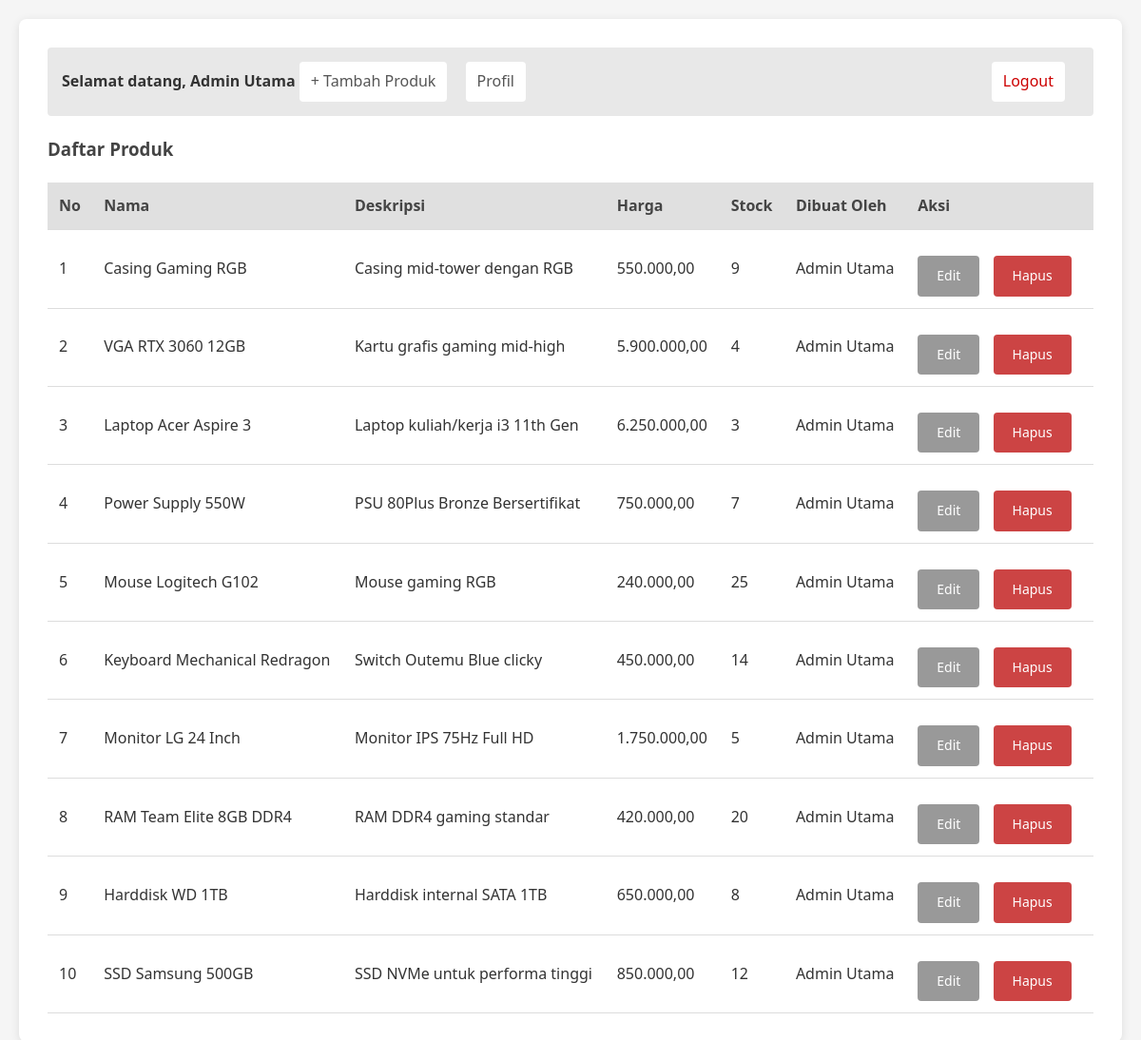
Screenshot of /ui-form/dashboard.php (signed in) with the database file from the repository.
### tables this page shows
CREATE TABLE `products` (
  `id` int(11) NOT NULL,
  `name` varchar(255) NOT NULL,
  `description` text DEFAULT NULL,
  `price` decimal(13,2) NOT NULL DEFAULT 0.00,
  `stock` int(11) NOT NULL DEFAULT 0,
  `created_by` int(11) DEFAULT NULL,
  `created` timestamp NOT NULL DEFAULT current_timestamp(),
  `modified` timestamp NOT NULL DEFAULT current_timestamp() ON UPDATE current_timestamp()
);

CREATE TABLE `users` (
  `id` int(11) NOT NULL,
  `username` varchar(255) NOT NULL,
  `password` varchar(255) NOT NULL,
  `full_name` varchar(150) NOT NULL,
  `role` varchar(50) NOT NULL DEFAULT 'admin_gudang',
  `status` enum('active','inactive') NOT NULL DEFAULT 'inactive',
  `activation_token` varchar(128) DEFAULT NULL,
  `reset_token` varchar(128) DEFAULT NULL,
  `reg_date` timestamp NOT NULL DEFAULT current_timestamp(),
  `modified` timestamp NOT NULL DEFAULT current_timestamp() ON UPDATE current_timestamp()
);

### ui-form/product_list.php (the view)
<?php
include __DIR__ . '/../connect.php';
$result = $conn->query("SELECT p.id, p.name, p.description, p.price, p.stock, p.created, u.full_name AS creator
                        FROM products p
                        LEFT JOIN users u ON p.created_by = u.id
                        ORDER BY p.id DESC");
?>
<table>
  <thead>
    <tr>
      <th>No</th><th>Nama</th><th>Deskripsi</th><th>Harga</th><th>Stock</th><th>Dibuat Oleh</th><th>Aksi</th>
    </tr>
  </thead>
  <tbody>
    <?php if ($result && $result->num_rows): ?>
      <?php
      $no = 1;
      while($row = $result->fetch_assoc()): ?>
        <tr>
          <td><?= $no++ ?></td>
          <td><?= htmlspecialchars($row['name']) ?></td>
          <td><?= nl2br(htmlspecialchars($row['description'])) ?></td>
          <td><?= number_format($row['price'],2,',','.') ?></td>
          <td><?= (int)$row['stock'] ?></td>
          <td><?= $row['creator'] ? htmlspecialchars($row['creator']) : htmlspecialchars($row['created']) ?></td>
          <td>
            <a class="btn btn-secondary" href="product_form.php?id=<?= $row['id'] ?>">Edit</a>
            <a class="btn btn-danger" href="../aksi/product_delete.php?id=<?= $row['id'] ?>" onclick="return confirm('Hapus produk ini?')">Hapus</a>
          </td>
        </tr>
      <?php endwhile; ?>
    <?php else: ?>
      <tr><td colspan="7">Belum ada produk.</td></tr>
    <?php endif; ?>
  </tbody>
</table>

### ui-form/dashboard.php (shortened to what this page needs)
<?php
$user_name = $_SESSION['user_name'] ?? 'Admin';
?>
<!doctype html>
<html>
<head>
  <link rel="stylesheet" href="style.css">
</head>
<body>
<div class="container">
  <nav>
    <strong>Selamat datang, <?= htmlspecialchars($user_name) ?></strong>
    <a href="product_form.php">+ Tambah Produk</a>
    <a href="profile.php">Profil</a>
    <a href="../aksi/logout.php" style="float:right;color:#c00;">Logout</a>
  </nav>
  <h3>Daftar Produk</h3>
  <?php
    include __DIR__ . '/product_list.php';
  ?>
</div>
</body>
</html>

### ui-form/style.css (style rules this page uses)
* { margin: 0; padding: 0; box-sizing: border-box; }
body { font-family: 'Segoe UI', Tahoma, Geneva, Verdana, sans-serif; background-color: #f5f5f5; color: #333; line-height: 1.6; padding: 20px; }
a { color: #555; text-decoration: none; transition: color 0.2s; }
.container { max-width: 1200px; margin: 0 auto; background: #fff; padding: 30px; border-radius: 8px; box-shadow: 0 2px 10px rgba(0,0,0,0.1); }
h1, h2, h3, h4 { color: #444; margin-bottom: 15px; }
button, .btn { display: inline-block; padding: 10px 20px; margin-top: 15px; margin-right: 10px; background-color: #666; color: #fff; border: none; border-radius: 4px; cursor: pointer; font-size: 14px; transition: background-color 0.2s; }
.btn-secondary { background-color: #999; }
.btn-danger { background-color: #c44; }
table { width: 100%; border-collapse: collapse; margin-top: 20px; background: #fff; }
thead { background-color: #e0e0e0; }
th, td { padding: 12px; text-align: left; border-bottom: 1px solid #ddd; }
th { color: #444; font-weight: 600; }
nav { background-color: #e8e8e8; padding: 15px; border-radius: 4px; margin-bottom: 20px; }
nav a { margin-right: 15px; padding: 8px 12px; background: #fff; border-radius: 4px; display: inline-block; }

### rows the page displays
products: name "Casing Gaming RGB", description "Casing mid-tower dengan RGB", price "550.000,00", stock "9", created_by.full_name "Admin Utama"
products: name "VGA RTX 3060 12GB", description "Kartu grafis gaming mid-high", price "5.900.000,00", stock "4", created_by.full_name "Admin Utama"
products: name "Laptop Acer Aspire 3", description "Laptop kuliah/kerja i3 11th Gen", price "6.250.000,00", stock "3", created_by.full_name "Admin Utama"
products: name "Power Supply 550W", description "PSU 80Plus Bronze Bersertifikat", price "750.000,00", stock "7", created_by.full_name "Admin Utama"
products: name "Mouse Logitech G102", description "Mouse gaming RGB", price "240.000,00", stock "25", created_by.full_name "Admin Utama"
products: name "Keyboard Mechanical Redragon", description "Switch Outemu Blue clicky", price "450.000,00", stock "14", created_by.full_name "Admin Utama"
products: name "Monitor LG 24 Inch", description "Monitor IPS 75Hz Full HD", price "1.750.000,00", stock "5", created_by.full_name "Admin Utama"
products: name "RAM Team Elite 8GB DDR4", description "RAM DDR4 gaming standar", price "420.000,00", stock "20", created_by.full_name "Admin Utama"
products: name "Harddisk WD 1TB", description "Harddisk internal SATA 1TB", price "650.000,00", stock "8", created_by.full_name "Admin Utama"
products: name "SSD Samsung 500GB", description "SSD NVMe untuk performa tinggi", price "850.000,00", stock "12", created_by.full_name "Admin Utama"

### other values shown
$user_name "Admin Utama"
